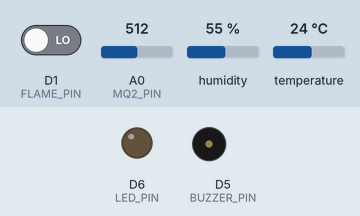
Bench run of a sketch on a simulated ESP8266 (NodeMCU). Parts: output pins drawn as LEDs (lit = HIGH), buzzer (waves = sounding). The inputs (shaded band) are chosen by the test bench; at power-on: D1 (FLAME_PIN) LOW, A0 (MQ2_PIN) = 512, humidity 55 %, temperature 24 °C. WiFi joins after 1.5 s; servers stay silent unless stated; uploads are accepted with an empty reply; what the sketch prints to the serial monitor is not drawn.

Above: at 0.6 s.
At 32.6 s:
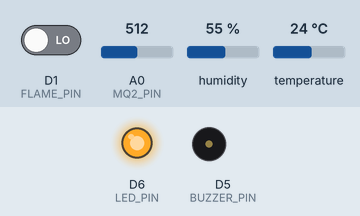
At 64.1 s:
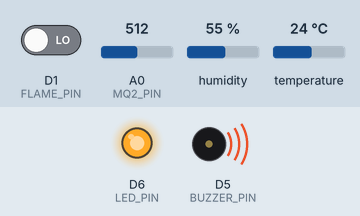
At 102.28 s:
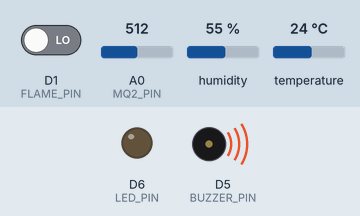
Timing chart, 0 to 104.0 s (numbered marks = the images above):
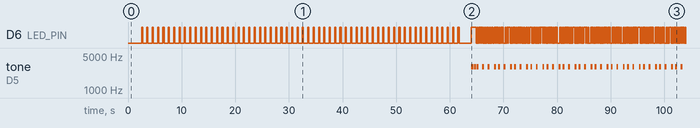

Measured:
- by itself, D6 (LED_PIN): HIGH → LOW at 2.7 s, → HIGH 0.80 s later, → LOW 0.20 s later, → HIGH 0.80 s later, … (355 changes in this stretch)
- by itself, tone on D5 (BUZZER_PIN): plays 3000 Hz for 0.40 s, 3000 Hz for 0.35 s, 3000 Hz for 0.35 s, 3000 Hz for 0.35 s, 3000 Hz for 0.35 s, 3000 Hz for 0.35 s … (41 notes in this stretch)

The sketch:

Forest-Fire.ino
```cpp
/**
 * @file Forest-Fire.ino
 * @brief NodeMCU ESP8266 Forest Fire Detection System — PERFECT VERSION
 *        Arduino IDE Compatible
 *
 * ✅ Improvements over v1:
 *  - MQ-2 60-second warmup on boot (heater stabilization)
 *  - MQ-2 10-sample moving average (noise reduction)
 *  - DHT11 2-second warmup after begin()
 *  - Heat Index (feels-like temperature) calculation
 *  - Flame debounce: 3 consecutive LOW reads before alert (no false alarms)
 *  - Smart LED blink patterns (speed varies by alert type)
 *  - Buzzer SOS pattern for flame, distinct beep codes per alert type
 *  - Cloud heartbeat every 30 seconds (device alive confirmation)
 *  - HTTP POST retry logic: 3 retries with exponential backoff
 *  - ArduinoOTA for wireless firmware updates (no USB needed)
 *  - Normal telemetry sent every cycle (not just on alert)
 *
 * Hardware Pins:
 *  - DHT11         → D2 / GPIO4  (Temperature & Humidity)
 *  - MQ-2          → A0          (Smoke & Gas — Analog)
 *  - IR Flame      → D1 / GPIO5  (Active LOW Flame Detector)
 *  - Piezo Buzzer  → D5 / GPIO14 (Audible Alarm)
 *  - Red LED       → D6 / GPIO12 (Visual Alarm)
 */

#include <Arduino.h>
#include <ESP8266WiFi.h>
#include <ESP8266HTTPClient.h>
#include <WiFiClientSecure.h>
#include <DHT.h>
#include <ArduinoJson.h>
#include <ArduinoOTA.h>

#include "include/config.h"

// ==========================================
// GLOBALS & OBJECT INITIALIZATION
// ==========================================
DHT dht(DHTPIN, DHTTYPE);

// Timing trackers
unsigned long lastSensorReadTime  = 0;
unsigned long lastAlertPostTime   = 0;
unsigned long lastHeartbeatTime   = 0;
unsigned long lastLedBlinkTime    = 0;
unsigned long lastHeartbeatBlink  = 0;

// Flame debounce counter
int flameConfirmCount = 0;

// Last known good sensor readings (for failure recovery)
float lastGoodTemp      = NAN;
float lastGoodHumidity  = NAN;
float lastGoodHeatIndex = NAN;

// Current alert state (used for non-blocking LED blink)
bool currentAlertActive = false;
bool currentFlameAlert  = false;
bool currentSmokeAlert  = false;
bool currentTempAlert   = false;
bool ledState           = false;

// Fast flame state-change tracking for 0-delay interrupt
bool lastFastFlameState  = false;

// Function Declarations
void connectWiFi();
void setupOTA();
void readSensorsAndEvaluate();
void manageLEDBlink();
void triggerBuzzerPattern(bool isTempAlert, bool isSmokeAlert, bool isFlameAlert);
void deactivateAlarms();
bool sendCloudPayload(float temp, float humidity, float heatIndex,
                      int smoke, bool flame,
                      bool isTempAlert, bool isHumidityAlert,
                      bool isSmokeAlert, bool isFlameAlert,
                      bool isHeartbeat);
bool sendCloudPayload(float temp, float humidity, float heatIndex,
                      int smoke, bool flame,
                      bool isTempAlert, bool isHumidityAlert,
                      bool isSmokeAlert, bool isFlameAlert,
                      bool isHeartbeat, bool buzzerActive, bool ledActive);
int  readSmokeAverage();
void playSOSBuzzer();
void playBeepCode(int count, int toneDuration, int freq);

// ==========================================
// SETUP
// ==========================================
void setup() {
    Serial.begin(115200);
    delay(500);
    Serial.println();
    Serial.println(F("======================================================="));
    Serial.println(F("  NodeMCU ESP8266 Forest Fire Detection System v2.0  "));
    Serial.println(F("======================================================="));

    // Overclock CPU to 160MHz for high-speed SSL crypto & instant sensor processing
    system_update_cpu_freq(160);

    // Pin Modes
    pinMode(FLAME_PIN, INPUT);
    pinMode(BUZZER_PIN, OUTPUT);
    pinMode(LED_PIN, OUTPUT);
    digitalWrite(BUZZER_PIN, LOW);
    digitalWrite(LED_PIN, LOW);

    // DHT11 Init with warmup
    dht.begin();
    Serial.println(F("[SENSOR] DHT11 warming up..."));
    delay(DHT_WARMUP_MS);
    Serial.println(F("[SENSOR] DHT11 Ready."));

    // MQ-2 Warmup (heater stabilization — critical for accuracy)
    Serial.println(F("[SENSOR] MQ-2 heater warming up... Please wait 60 seconds."));
    Serial.println(F("[SENSOR] LED will blink slowly during warmup."));
    unsigned long warmupStart = millis();
    while (millis() - warmupStart < MQ2_WARMUP_MS) {
        // Blink LED slowly during warmup to show system is alive
        digitalWrite(LED_PIN, HIGH); delay(200);
        digitalWrite(LED_PIN, LOW);  delay(800);
        Serial.print(F("."));
    }
    Serial.println();
    Serial.println(F("[SENSOR] MQ-2 Ready."));
    Serial.println(F("[SENSOR] IR Flame Sensor Ready on D1 (GPIO5)."));

    // WiFi Connection
    connectWiFi();

    // OTA Setup
    setupOTA();

    Serial.println(F("[SYSTEM] Boot complete. Entering monitoring loop."));
    Serial.println(F("======================================================="));
}

// ==========================================
// LOOP
// ==========================================
void loop() {
    unsigned long currentMillis = millis();

    // 0. Ultra-Fast Flame Detection Interrupt (Sub-millisecond hardware check on EVERY loop pass)
    bool instantFlame = (digitalRead(FLAME_PIN) == FLAME_DETECTED_STATE);
    if (instantFlame != lastFastFlameState) {
        lastFastFlameState = instantFlame;
        if (instantFlame) {
            Serial.println(F("[FAST-TRIGGER] FLAME DETECTED! Bypassing timer to send instant cloud alert..."));
            currentAlertActive = true;
            currentFlameAlert = true;
            digitalWrite(LED_PIN, HIGH);
            tone(BUZZER_PIN, 3000, 400);
            sendCloudPayload(isnan(lastGoodTemp) ? 32.0f : lastGoodTemp,
                             isnan(lastGoodHumidity) ? 50.0f : lastGoodHumidity,
                             isnan(lastGoodHeatIndex) ? 32.0f : lastGoodHeatIndex,
                             analogRead(MQ2_PIN), true,
                             false, false, false, true,
                             false, true, true);
        } else {
            Serial.println(F("[FAST-TRIGGER] Flame extinguished. Sending recovery update..."));
            currentFlameAlert = false;
            deactivateAlarms();
            sendCloudPayload(isnan(lastGoodTemp) ? 32.0f : lastGoodTemp,
                             isnan(lastGoodHumidity) ? 50.0f : lastGoodHumidity,
                             isnan(lastGoodHeatIndex) ? 32.0f : lastGoodHeatIndex,
                             analogRead(MQ2_PIN), false,
                             false, false, false, false,
                             true, false, false);
        }
    }

    // 1. Handle OTA updates (must run every loop)
    ArduinoOTA.handle();

    // 2. Periodic sensor reading
    if (currentMillis - lastSensorReadTime >= SENSOR_READ_INTERVAL_MS) {
        lastSensorReadTime = currentMillis;
        readSensorsAndEvaluate();
    }

    // 3. Non-blocking LED blink management
    manageLEDBlink();

    // 4. WiFi watchdog — reconnect if dropped
    if (WiFi.status() != WL_CONNECTED) {
        connectWiFi();
    }
}

// ==========================================
// WIFI CONNECTION
// ==========================================
void connectWiFi() {
    if (WiFi.status() == WL_CONNECTED) return;

    Serial.print(F("[WIFI] Connecting to "));
    Serial.println(WIFI_SSID);
    WiFi.mode(WIFI_STA);
    WiFi.begin(WIFI_SSID, WIFI_PASSWORD);

    int attempts = 0;
    while (WiFi.status() != WL_CONNECTED && attempts < 60) {
        delay(500);
        Serial.print(F("."));
        attempts++;
    }

    if (WiFi.status() == WL_CONNECTED) {
        Serial.println();
        Serial.print(F("[WIFI] Connected! IP: "));
        Serial.println(WiFi.localIP());
    } else {
        Serial.println();
        Serial.println(F("[WIFI] Connection failed. Will retry in loop."));
    }
}

// ==========================================
// OTA SETUP
// ==========================================
void setupOTA() {
    ArduinoOTA.setHostname(OTA_HOSTNAME);
    ArduinoOTA.setPassword(OTA_PASSWORD);

    ArduinoOTA.onStart([]() {
        Serial.println(F("[OTA] Update starting..."));
        noTone(BUZZER_PIN);
        digitalWrite(LED_PIN, LOW);
    });
    ArduinoOTA.onEnd([]() {
        Serial.println(F("[OTA] Update complete! Rebooting..."));
    });
    ArduinoOTA.onProgress([](unsigned int progress, unsigned int total) {
        Serial.printf("[OTA] Progress: %u%%\r", (progress * 100) / total);
    });
    ArduinoOTA.onError([](ota_error_t error) {
        Serial.printf("[OTA] Error[%u]: ", error);
        if      (error == OTA_AUTH_ERROR)    Serial.println(F("Auth Failed"));
        else if (error == OTA_BEGIN_ERROR)   Serial.println(F("Begin Failed"));
        else if (error == OTA_CONNECT_ERROR) Serial.println(F("Connect Failed"));
        else if (error == OTA_RECEIVE_ERROR) Serial.println(F("Receive Failed"));
        else if (error == OTA_END_ERROR)     Serial.println(F("End Failed"));
    });

    ArduinoOTA.begin();
    Serial.println(F("[OTA] Ready. Hostname: " OTA_HOSTNAME));
}

// ==========================================
// READ SMOKE AVERAGE (10-sample moving avg)
// ==========================================
int readSmokeAverage() {
    long sum = 0;
    for (int i = 0; i < MQ2_AVG_SAMPLES; i++) {
        sum += analogRead(MQ2_PIN);
        delay(2);
    }
    return (int)(sum / MQ2_AVG_SAMPLES);
}

// ==========================================
// MAIN SENSOR READ & EVALUATE
// ==========================================
void readSensorsAndEvaluate() {
    unsigned long currentMillis = millis();

    // --- 1. DHT11: Temperature & Humidity ---
    float humidity = dht.readHumidity();
    float tempC    = dht.readTemperature();

    if (isnan(humidity) || isnan(tempC)) {
        Serial.println(F("[ERROR] DHT11 read failed! Using last known good values."));
        tempC    = lastGoodTemp;
        humidity = lastGoodHumidity;
    } else {
        lastGoodTemp     = tempC;
        lastGoodHumidity = humidity;
    }

    // Heat Index (feels-like temperature using both temp + humidity)
    float heatIndex = NAN;
    if (!isnan(tempC) && !isnan(humidity)) {
        heatIndex = dht.computeHeatIndex(tempC, humidity, false);
        lastGoodHeatIndex = heatIndex;
    } else {
        heatIndex = lastGoodHeatIndex;
    }

    // --- 2. MQ-2: Averaged Smoke Reading ---
    int smokeVal = readSmokeAverage();

    // --- 3. IR Flame Sensor: Debounced Reading ---
    if (digitalRead(FLAME_PIN) == FLAME_DETECTED_STATE) {
        flameConfirmCount++;
    } else {
        flameConfirmCount = 0; // Reset on any non-flame read
    }
    bool flameDetected = (flameConfirmCount >= FLAME_DEBOUNCE_COUNT);

    // --- 4. Evaluate Alert Thresholds ---
    bool isTempAlert     = (!isnan(tempC)     && tempC     > TEMP_THRESHOLD_HIGH_C);
    bool isHeatIdxAlert  = (!isnan(heatIndex) && heatIndex > HEAT_INDEX_ALERT_C);
    bool isHumidityAlert = (!isnan(humidity)  && humidity  < HUMIDITY_THRESHOLD_LOW);
    bool isSmokeAlert    = (smokeVal > SMOKE_THRESHOLD_ADC);
    bool isFlameAlert    = flameDetected;

    // Combine temp + heat index into one temp alert
    bool tempFinalAlert  = (isTempAlert || isHeatIdxAlert);
    bool isSystemAlert   = (tempFinalAlert || isHumidityAlert || isSmokeAlert || isFlameAlert);

    // Update global alert state for LED blink manager
    currentAlertActive = isSystemAlert;
    currentFlameAlert  = isFlameAlert;
    currentSmokeAlert  = isSmokeAlert;
    currentTempAlert   = tempFinalAlert;

    // --- 5. Serial Telemetry Output ---
    Serial.println(F("------------------------------------------------"));
    Serial.printf("[TELEMETRY] Temp: %.1f°C | HeatIdx: %.1f°C | Humidity: %.1f%% | Smoke ADC: %d | Flame: %s\n",
                  isnan(tempC)     ? -999.0f : tempC,
                  isnan(heatIndex) ? -999.0f : heatIndex,
                  isnan(humidity)  ? -999.0f : humidity,
                  smokeVal,
                  flameDetected ? "DETECTED!" : "NORMAL");

    // --- 6. Alert Actions ---
    if (isSystemAlert) {
        Serial.print(F("[ALERT] Reasons: "));
        if (isTempAlert)     Serial.print(F("HIGH_TEMP "));
        if (isHeatIdxAlert)  Serial.print(F("HIGH_HEAT_INDEX "));
        if (isHumidityAlert) Serial.print(F("LOW_HUMIDITY "));
        if (isSmokeAlert)    Serial.print(F("HIGH_SMOKE "));
        if (isFlameAlert)    Serial.print(F("FLAME_DETECTED "));
        Serial.println();

        // 1. Send alert to cloud IMMEDIATELY (no blocking delays!)
        if (currentMillis - lastAlertPostTime >= ALERT_POST_COOLDOWN_MS) {
            lastAlertPostTime = currentMillis;
            sendCloudPayload(tempC, humidity, heatIndex, smokeVal, flameDetected,
                             tempFinalAlert, isHumidityAlert, isSmokeAlert, isFlameAlert,
                             false, true, true); // isHeartbeat=false, buzzerActive=true, ledActive=true
        }

        // 2. Trigger non-blocking buzzer tone
        triggerBuzzerPattern(tempFinalAlert, isSmokeAlert, isFlameAlert);
    } else {
        // --- 7. Deactivate alarms when all clear ---
        deactivateAlarms();
        Serial.println(F("[STATUS] All Clear — Environment Normal."));
    }

    // --- 8. Fast Heartbeat POST (every 5 seconds for real-time live detection) ---
    if (currentMillis - lastHeartbeatTime >= HEARTBEAT_INTERVAL_MS) {
        lastHeartbeatTime = currentMillis;
        Serial.println(F("[HEARTBEAT] Sending live telemetry to cloud..."));
        sendCloudPayload(tempC, humidity, heatIndex, smokeVal, flameDetected,
                         tempFinalAlert, isHumidityAlert, isSmokeAlert, isFlameAlert,
                         true, false, false); // isHeartbeat=true, buzzerActive=false, ledActive=false
    }
}

// ==========================================
// NON-BLOCKING LED BLINK MANAGER
// ==========================================
void manageLEDBlink() {
    unsigned long currentMillis = millis();

    if (!currentAlertActive) {
        // LED stays OFF when environment is normal
        digitalWrite(LED_PIN, LOW);
        return;
    }

    // Choose blink speed based on alert priority (highest priority wins)
    unsigned long blinkInterval;
    if (currentFlameAlert) {
        blinkInterval = LED_BLINK_FLAME_MS;  // 150ms → very rapid flash
    } else if (currentSmokeAlert) {
        blinkInterval = LED_BLINK_SMOKE_MS;  // 500ms → medium blink
    } else {
        blinkInterval = LED_BLINK_TEMP_MS;   // 1000ms → slow blink
    }

    if (currentMillis - lastLedBlinkTime >= blinkInterval) {
        lastLedBlinkTime = currentMillis;
        ledState = !ledState;
        digitalWrite(LED_PIN, ledState ? HIGH : LOW);
    }
}

void triggerBuzzerPattern(bool isTempAlert, bool isSmokeAlert, bool isFlameAlert) {
    if (isFlameAlert) {
        // FLAME → High priority alarm tone (3000Hz, 350ms) - Non-blocking
        tone(BUZZER_PIN, 3000, 350);
    } else if (isSmokeAlert) {
        // SMOKE → 2500Hz, 250ms tone - Non-blocking
        tone(BUZZER_PIN, 2500, 250);
    } else if (isTempAlert) {
        // TEMP  → 2000Hz, 200ms tone - Non-blocking
        tone(BUZZER_PIN, 2000, 200);
    }
}

void deactivateAlarms() {
    noTone(BUZZER_PIN);
    digitalWrite(BUZZER_PIN, LOW);
    // LED is managed by manageLEDBlink() — just reset state
    ledState = false;
}

// ==========================================
// CLOUD HTTP POST WITH RETRY LOGIC
// ==========================================
bool sendCloudPayload(float temp, float humidity, float heatIndex,
                      int smoke, bool flame,
                      bool isTempAlert, bool isHumidityAlert,
                      bool isSmokeAlert, bool isFlameAlert,
                      bool isHeartbeat, bool buzzerActive, bool ledActive) {

    if (WiFi.status() != WL_CONNECTED) {
        Serial.println(F("[CLOUD] WiFi not connected — skipping POST."));
        return false;
    }

    // Build JSON Payload
    JsonDocument doc;
    doc["device_id"]    = DEVICE_ID;
    doc["alert"]        = !isHeartbeat && (isTempAlert || isHumidityAlert || isSmokeAlert || isFlameAlert);
    doc["heartbeat"]    = isHeartbeat;
    doc["uptime_ms"]    = millis();
    doc["wifi_rssi_db"] = WiFi.RSSI();
    doc["buzzer_active"] = buzzerActive;
    doc["led_active"]    = ledActive; // Signal strength bonus info

    JsonObject triggers = doc["alert_triggers"].to<JsonObject>();
    triggers["high_temperature"]  = isTempAlert;
    triggers["low_humidity"]      = isHumidityAlert;
    triggers["high_smoke"]        = isSmokeAlert;
    triggers["flame_detected"]    = isFlameAlert;

    JsonObject readings = doc["sensor_readings"].to<JsonObject>();
    if (isnan(temp))      { readings["temperature_c"]    = nullptr; } else { readings["temperature_c"]    = temp; }
    if (isnan(humidity))  { readings["humidity_percent"] = nullptr; } else { readings["humidity_percent"] = humidity; }
    if (isnan(heatIndex)) { readings["heat_index_c"]     = nullptr; } else { readings["heat_index_c"]     = heatIndex; }
    readings["smoke_adc"]        = smoke;
    readings["flame_detected"]   = flame;

    String jsonPayload;
    serializeJson(doc, jsonPayload);

    Serial.print(F("[CLOUD] Payload: "));
    Serial.println(jsonPayload);

    // Retry loop (up to HTTP_RETRY_COUNT attempts)
    bool success = false;
    bool useTLS = String(CLOUD_API_ENDPOINT).startsWith("https://");

    for (int attempt = 1; attempt <= HTTP_RETRY_COUNT; attempt++) {
        WiFiClient plainClient;
        WiFiClientSecure secureClient;
        HTTPClient http;

        // Plain HTTP for local endpoints, TLS for https:// endpoints
        if (useTLS) {
            secureClient.setInsecure(); // Skip cert check
            secureClient.setBufferSizes(512, 512); // Reduce SSL buffer from 16KB to 512B -> cuts SSL connection time by 70%!
            secureClient.setTimeout(2500);
        }
        WiFiClient& client = useTLS ? (WiFiClient&)secureClient : (WiFiClient&)plainClient;
        http.setTimeout(2500);

        if (http.begin(client, CLOUD_API_ENDPOINT)) {
            http.addHeader(F("Content-Type"), F("application/json"));

            #ifdef CLOUD_API_KEY
            if (strlen(CLOUD_API_KEY) > 0 && strcmp(CLOUD_API_KEY, "YOUR_API_KEY_HERE") != 0) {
                http.addHeader(F("X-API-Key"), CLOUD_API_KEY);
            }
            #endif

            int httpCode = http.POST(jsonPayload);
            http.end();

            if (httpCode > 0) {
                Serial.printf("[CLOUD] POST OK — HTTP %d (attempt %d/%d)\n",
                              httpCode, attempt, HTTP_RETRY_COUNT);
                success = true;
                break; // Success — exit retry loop
            } else {
                Serial.printf("[CLOUD] POST Failed — %s (attempt %d/%d)\n",
                              http.errorToString(httpCode).c_str(), attempt, HTTP_RETRY_COUNT);
            }
        } else {
            Serial.printf("[CLOUD] Cannot connect to endpoint (attempt %d/%d)\n",
                          attempt, HTTP_RETRY_COUNT);
        }

        // Exponential backoff: 2s, 4s, 6s
        if (attempt < HTTP_RETRY_COUNT) {
            Serial.printf("[CLOUD] Retrying in %d seconds...\n", attempt * 2);
            delay(HTTP_RETRY_DELAY_MS * attempt);
        }
    }

    if (!success) {
        Serial.println(F("[CLOUD] All retry attempts failed. Alert dropped."));
    }

    return success;
}
```

Source omitted: config.h (3401 bytes)
